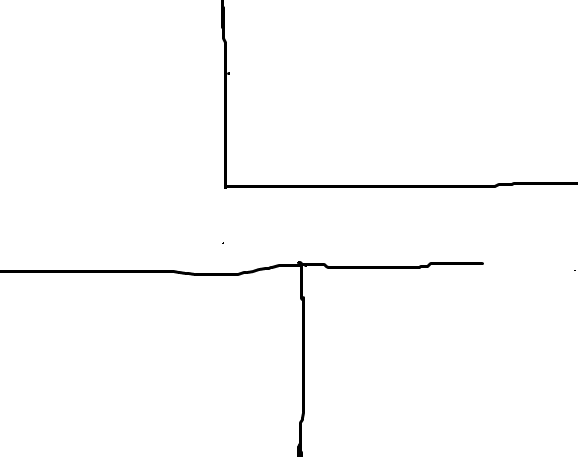
#> input picture mapa.png, 578 x 457 px
$ python main.py
#> lines starting #> are read from the running program, lines starting #| are printed output that depends on the picture
import numpy as np
from PIL import Image
import random
import math
import matplotlib.pyplot as plt
from matplotlib.animation import FuncAnimation

class RRTVisualizer:
    def __init__(self, image_path, start, goal=None):
#> called with image_path = 'mapa.png', start = (50, 50), goal = (520, 380)
        self.img = Image.open(image_path).convert('L')
        self.img_array = np.array(self.img)
        self.width, self.height = self.img.size
#> self.width = 578; self.height = 457

        # Verifica posições iniciais
        if self.img_array[start[1], start[0]] < 128:
            raise ValueError("Start position inválida!")
        if goal and self.img_array[goal[1], goal[0]] < 128:
            raise ValueError("Goal position inválida!")

        # Configurações do plot
        self.fig, self.ax = plt.subplots(figsize=(10, 8))
        self.ax.imshow(self.img_array, cmap='gray', origin='upper')
        self.ax.set_title("RRT - Planejamento de Caminho")

        # Elementos gráficos aprimorados
        self.start_marker = self.ax.scatter(start[0], start[1], c='lime', s=300,
                                          edgecolors='black', marker='o', zorder=3)
        self.goal_marker = self.ax.scatter([], [], c='cyan', s=300, edgecolors='black',
                                         marker='*', zorder=3) if goal else None
        self.tree_lines = []
        self.path_line, = self.ax.plot([], [], 'y-', linewidth=5, zorder=2)
        self.current_cost = 0.0
        self.info_text = self.ax.text(0.02, 0.97, '', transform=self.ax.transAxes,
                                    fontsize=12, color='black',
                                    bbox=dict(facecolor='white', alpha=0.9))

        # Parâmetros RRT
        self.start = start
        self.goal = goal
        self.tree = [start]
        self.parents = {0: -1}
        self.step_size = 25
        self.goal_threshold = 15
        self.max_iterations = 2000
        self.current_iteration = 0
        self.goal_reached = False
        self.final_path = []
        self.path_cost = 0.0

    def is_collision(self, start, end):
        line_points = self.bresenham_line(start, end)
        for (x, y) in line_points:
            if x < 0 or y < 0 or x >= self.width or y >= self.height:
                return True
            if self.img_array[y, x] < 128:
                return True
        return False

    @staticmethod
    def bresenham_line(start, end):
        x0, y0 = int(round(start[0])), int(round(start[1]))
        x1, y1 = int(round(end[0])), int(round(end[1]))

        points = []
        dx = abs(x1 - x0)
        dy = abs(y1 - y0)
        sx = 1 if x0 < x1 else -1
        sy = 1 if y0 < y1 else -1
        err = dx - dy

        while True:
            points.append((x0, y0))
            if x0 == x1 and y0 == y1:
                break
            e2 = 2 * err
            if e2 > -dy:
                err -= dy
                x0 += sx
            if e2 < dx:
                err += dx
                y0 += sy
        return points

    def find_nearest(self, point):
        min_dist = float('inf')
        nearest = None
        for node in self.tree:
            dist = math.hypot(node[0]-point[0], node[1]-point[1])
            if dist < min_dist:
                min_dist = dist
                nearest = node
        return nearest

    def steer(self, from_point, to_point):
        direction = np.array(to_point) - np.array(from_point)
        distance = np.linalg.norm(direction)
        if distance == 0:
            return from_point
        direction_unit = direction / distance
        return tuple((np.array(from_point) + direction_unit * min(distance, self.step_size)).astype(int))

    def update(self, frame):
        if self.goal_reached or self.current_iteration >= self.max_iterations:
            return [self.path_line, self.info_text]

        # Etapa de amostragem
        sample = self.goal if (self.goal and random.random() < 0.15) else (
            random.randint(0, self.width-1),
            random.randint(0, self.height-1)
        )

        nearest = self.find_nearest(sample)
        new_point = self.steer(nearest, sample)

        if not self.is_collision(nearest, new_point) and self.img_array[new_point[1], new_point[0]] >= 128:
            self.tree.append(new_point)
            self.parents[len(self.tree)-1] = self.tree.index(nearest)

            # Desenha nova conexão
            line, = self.ax.plot([nearest[0], new_point[0]], [nearest[1], new_point[1]],
                                color='#FF4500', linewidth=2, alpha=0.7, zorder=1)
            self.tree_lines.append(line)

            # Verifica goal
            if self.goal and math.hypot(new_point[0]-self.goal[0], new_point[1]-self.goal[1]) < self.goal_threshold:
                self.goal_reached = True
                self.extract_final_path(new_point)
                self.animate_final_path()

        self.current_iteration += 1
        self.update_info()
        return [self.path_line, self.info_text] + self.tree_lines

    def extract_final_path(self, last_node):
        current = self.tree.index(last_node)
        while current != 0:
            self.final_path.append(self.tree[current])
            current = self.parents[current]
        self.final_path.append(self.start)
        self.final_path.reverse()

        # Calcula custo total
        self.path_cost = sum(math.hypot(self.final_path[i][0]-self.final_path[i-1][0],
                                      self.final_path[i][1]-self.final_path[i-1][1])
                           for i in range(1, len(self.final_path)))

    def animate_final_path(self):
        # Prepara animação do caminho
        for i in range(1, len(self.final_path)+1):
            segment = self.final_path[:i]
            x_vals = [p[0] for p in segment]
            y_vals = [p[1] for p in segment]

            # Atualiza linha do caminho
            self.path_line.set_data(x_vals, y_vals)

            # Atualiza custo parcial
            partial_cost = sum(math.hypot(segment[j][0]-segment[j-1][0],
                                        segment[j][1]-segment[j-1][1])
                             for j in range(1, len(segment)))

            # Atualiza texto
            self.info_text.set_text(
                f"Iterações: {self.current_iteration}\n"
                f"Custo total: {self.path_cost:.2f}\n"
                f"Custo atual: {partial_cost:.2f}"
            )

            # Destaca ponto atual
            if i < len(self.final_path):
                self.ax.plot(segment[-1][0], segment[-1][1], 'yo',
                           markersize=10, alpha=0.8, zorder=2)

            plt.pause(0.05)

        # Texto final
        self.info_text.set_text(
            f"* Caminho encontrado! *\n"
            f"Iterações: {self.current_iteration}\n"
            f"Custo total: {self.path_cost:.2f}"
        )
        plt.draw()

    def update_info(self):
        text = f"Iterações: {self.current_iteration}"
        if self.goal_reached:
            text += f"\nCusto total: {self.path_cost:.2f}"
        self.info_text.set_text(text)

    def run(self):
        # Atualiza marcador do goal
        if self.goal:
            self.goal_marker = self.ax.scatter(self.goal[0], self.goal[1], c='cyan', s=300,
                                             edgecolors='black', marker='*', zorder=3)

        plt.ion()
        plt.show()
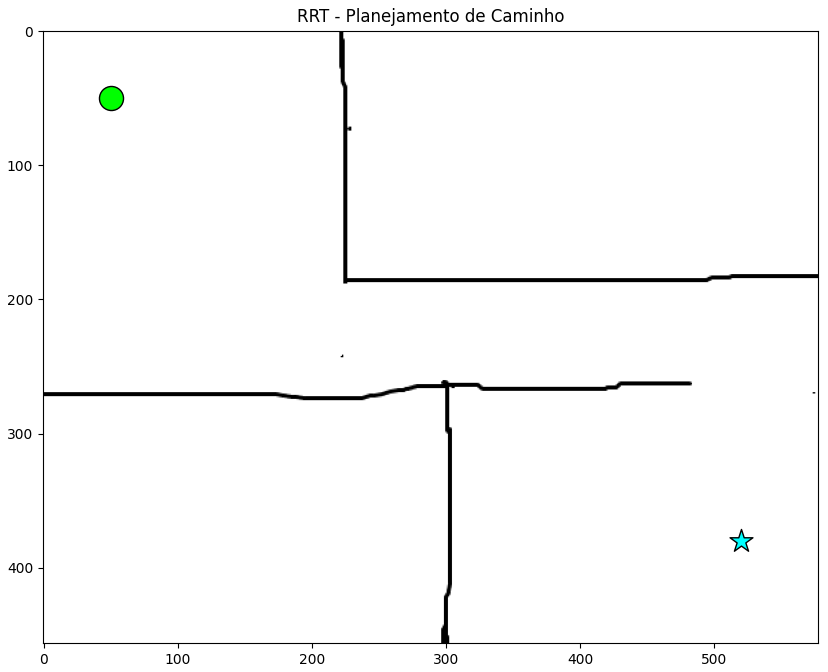
#> figure drawn by matplotlib, 1 panel
        while not self.goal_reached and self.current_iteration < self.max_iterations:
            self.update(None)
            plt.pause(0.001)
        plt.ioff()
        if not self.goal_reached:
            print("Goal não alcançado!")
        plt.show()

# Exemplo de uso
if __name__ == "__main__":
    # Configure conforme sua imagem 578x457
    start = (50, 50)
    goal = (520, 380)  # Ajuste as coordenadas

    visualizer = RRTVisualizer(
        image_path='mapa.png',
        start=start,
        goal=goal
    )

    # Parâmetros ajustáveis
    visualizer.step_size = 20
    visualizer.max_iterations = 2000
    visualizer.goal_threshold = 15

    visualizer.run()
